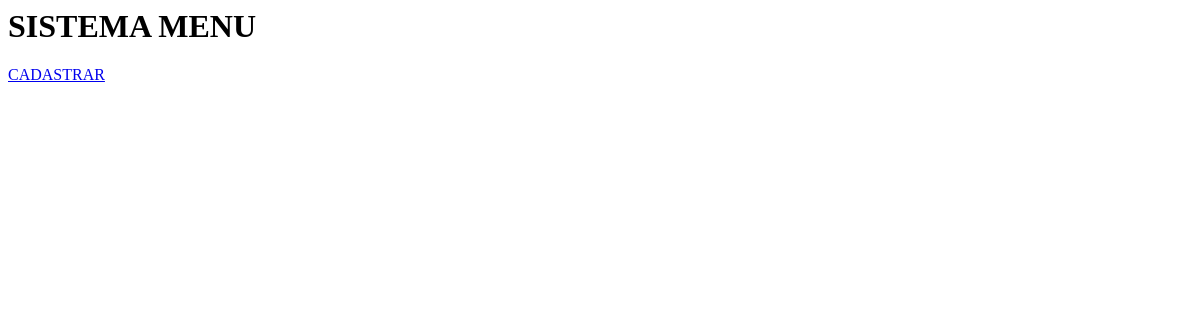
Before: / with the older database file.
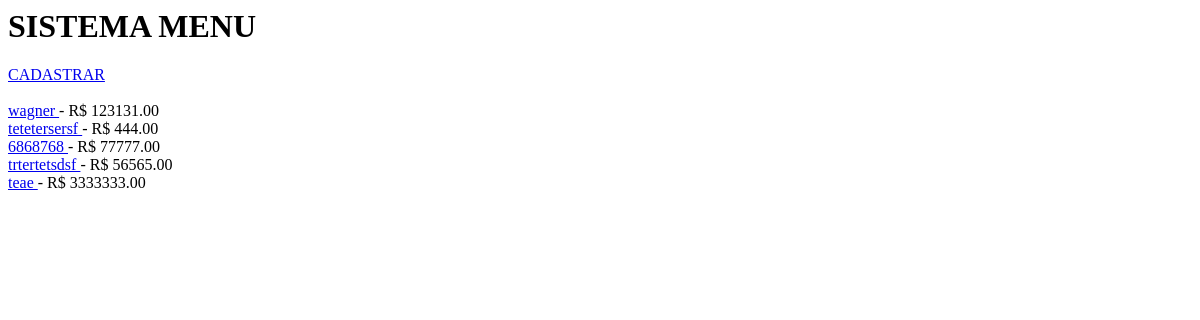
After: the same page with the newer database file.
### programa/models.py (models this page shows)
class Item (models.Model):
	nome = models.CharField(max_length='100',
		blank=False,
		null=False)
	valor = models.DecimalField(max_digits=13, decimal_places=2, default=0)

### programa/views.py (the view)
# urls.py: url(r'^$', 'index'),
def index(request):
	items = Item.objects.all()
	return render(request,'index.html',{'items':items})

### programa/templates/index.html
<html>
<body>
<h1>SISTEMA MENU</h1>
<a href="/adicionar/">CADASTRAR</a>
<br/><br/>
{% for item in items %}
<a href="/editar/{{ item.pk }}/">	{{item.nome}} </a> - R$ {{item.valor}} <br> {%endfor%}
</body>
</html>

Changed rows visible on the page:
added Item: nome "wagner", valor "123131.00"
added Item: nome "tetetersersf", valor "444.00"
added Item: nome "6868768", valor "77777.00"
added Item: nome "trtertetsdsf", valor "56565.00"
added Item: nome "teae", valor "3333333.00"
